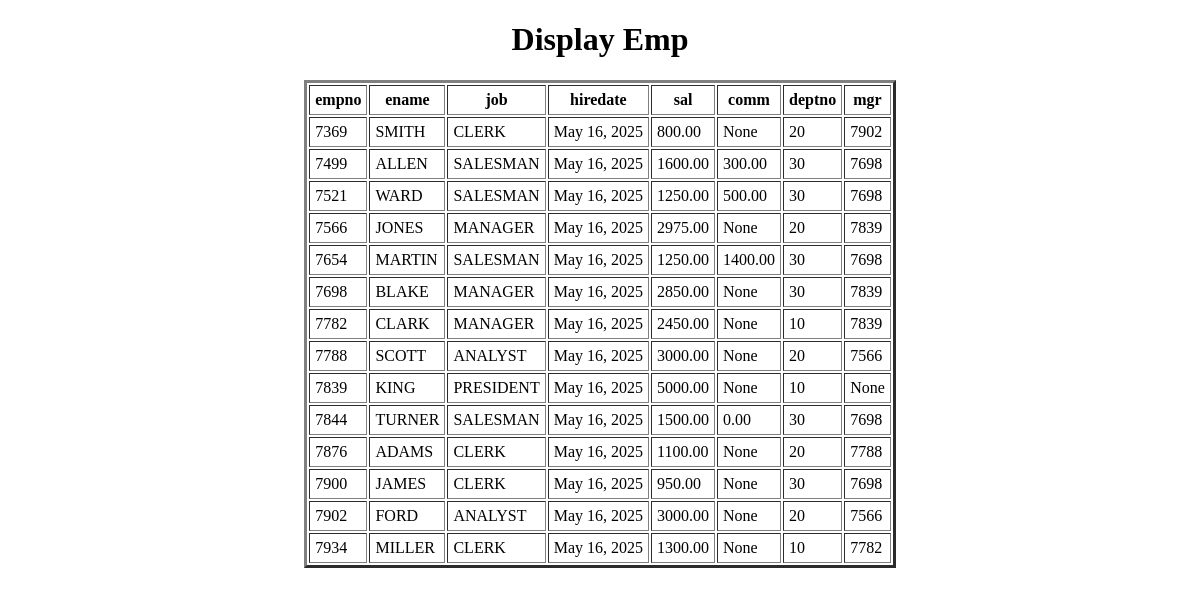
Before: /display_emp/ with the older database file.
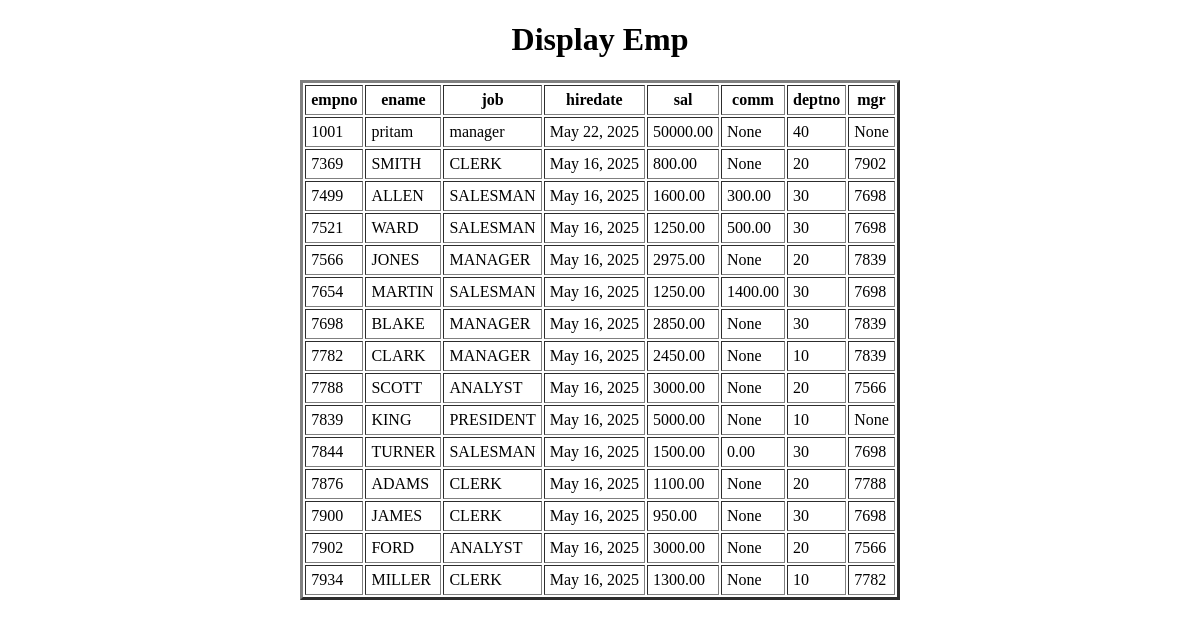
After: the same page with the newer database file.
### app/models.py (models this page shows)
class Emp(models.Model):
    empno=models.IntegerField(primary_key=True)
    ename=models.CharField(max_length=100)
    job=models.CharField(max_length=50)
    hiredate=models.DateField(auto_now_add=True)
    sal=models.DecimalField(max_digits=10, decimal_places=2)
    comm=models.DecimalField(max_digits=10, decimal_places=2, null=True, blank=True)
    deptno=models.ForeignKey(Dept, on_delete=models.CASCADE)
    mgr=models.ForeignKey('self', on_delete=models.SET_NULL, null=True, blank=True)
    def __str__(self):
        return str(self.empno)

class Dept(models.Model):
    deptno=models.IntegerField(primary_key=True)
    dname=models.CharField(max_length=50, unique=True)
    dloc=models.CharField(max_length=50)
    def __str__(self):
        return str(self.deptno)

### app/views.py (the view)
# urls.py: path('display_emp/',display_emp,name='display_emp'),
def display_emp(request):
    LEO=Emp.objects.all()
    d={'LEO':LEO}
    return render(request,'display_emp.html',d)

### templates/display_emp.html (shortened to what this page needs)
<!DOCTYPE html>
<html lang="en">
<head>
</head>
<body>
    <center>
        <h1>Display Emp</h1>
        <table border="3px" cellpadding="5px">
            <tr>
                <th>empno</th>
                <th>ename</th>
                <th>job</th>
                <th>hiredate</th>
                <th>sal</th>
                <th>comm</th>
                <th>deptno</th>
                <th>mgr</th>
            </tr>
            {% for EO in LEO %}
            <tr>
                <td>{{EO.empno}}</td>
                <td>{{EO.ename}}</td>
                <td>{{EO.job}}</td>
                <td>{{EO.hiredate}}</td>
                <td>{{EO.sal}}</td>
                <td>{{EO.comm}}</td>
                <td>{{EO.deptno}}</td>
                <td>{{EO.mgr}}</td>
            </tr>
            {% endfor %}
        </table>
    </center>
</body>
</html>

Changed rows visible on the page:
added Emp: empno "1001", ename "pritam", job "manager", hiredate "May 22, 2025", sal "50000.00", comm "None", deptno "40", mgr "None"
